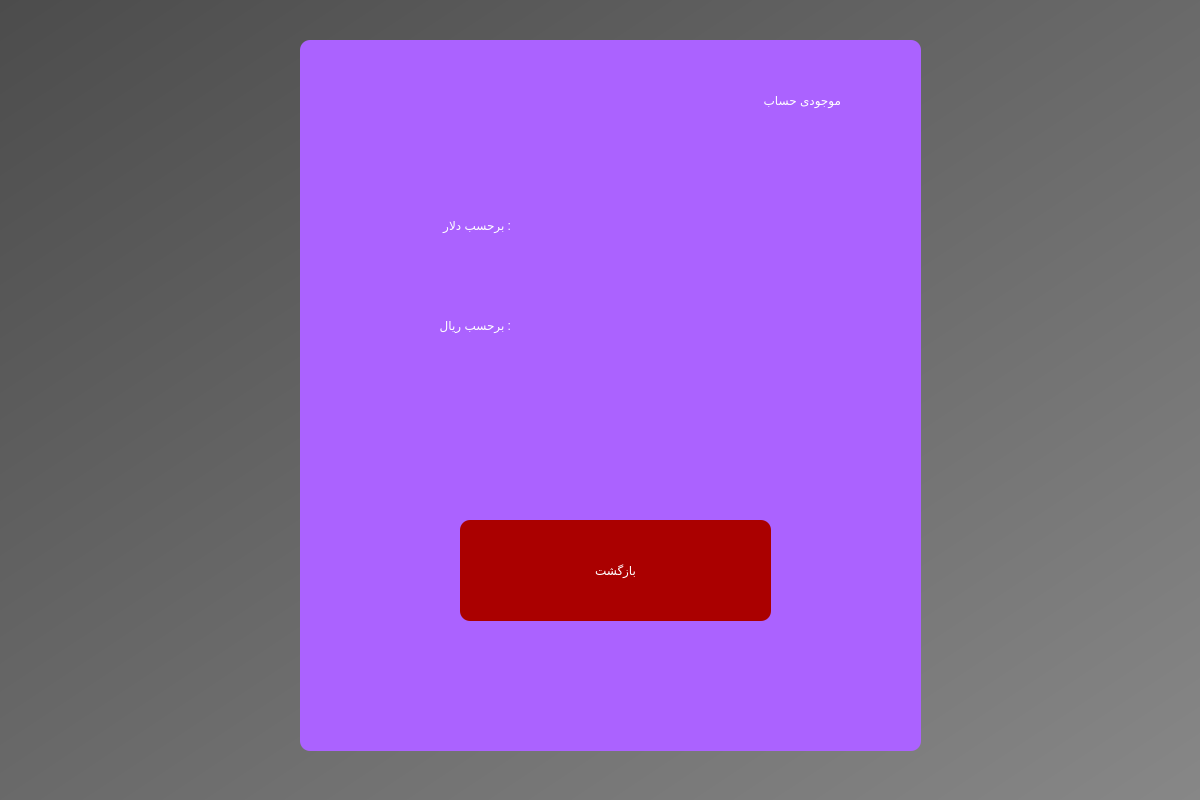
<?xml version="1.0" encoding="UTF-8"?>
<ui version="4.0">
 <class>Dialog</class>
 <widget class="QDialog" name="Dialog">
  <property name="geometry">
   <rect>
    <x>0</x>
    <y>0</y>
    <width>1200</width>
    <height>800</height>
   </rect>
  </property>
  <property name="windowTitle">
   <string>Dialog</string>
  </property>
  <widget class="QWidget" name="bgwidget" native="true">
   <property name="geometry">
    <rect>
     <x>0</x>
     <y>0</y>
     <width>1200</width>
     <height>800</height>
    </rect>
   </property>
   <property name="styleSheet">
    <string notr="true">QWidget#bgwidget{
background-color:qlineargradient(spread:pad, x1:0, y1:0, x2:1, y2:1, stop:0 rgba(76, 76, 76, 255), stop:1 rgba(135, 135, 135, 255))
}</string>
   </property>
   <widget class="QWidget" name="widget" native="true">
    <property name="geometry">
     <rect>
      <x>300</x>
      <y>40</y>
      <width>621</width>
      <height>711</height>
     </rect>
    </property>
    <property name="styleSheet">
     <string notr="true">QWidget#widget{
background-color:rgb(171, 98, 255);
border-radius:10px;
text-shadow: 0 0 3px #FF0000, 0 0 5px #0000FF
}</string>
    </property>
    <widget class="QLabel" name="label">
     <property name="geometry">
      <rect>
       <x>110</x>
       <y>20</y>
       <width>431</width>
       <height>81</height>
      </rect>
     </property>
     <property name="styleSheet">
      <string notr="true">font: 700 50pt &quot;Vazir&quot;;
color: rgb(255, 255, 255);</string>
     </property>
     <property name="text">
      <string>موجودی حساب</string>
     </property>
    </widget>
    <widget class="QLabel" name="dollar_label">
     <property name="geometry">
      <rect>
       <x>220</x>
       <y>160</y>
       <width>401</width>
       <height>61</height>
      </rect>
     </property>
     <property name="styleSheet">
      <string notr="true">font: 700 36pt &quot;Vazir&quot;;
color: rgb(39, 39, 39)</string>
     </property>
     <property name="text">
      <string/>
     </property>
    </widget>
    <widget class="QLabel" name="label_3">
     <property name="geometry">
      <rect>
       <x>-20</x>
       <y>160</y>
       <width>231</width>
       <height>51</height>
      </rect>
     </property>
     <property name="styleSheet">
      <string notr="true">font: 700 25pt &quot;Vazir&quot;;
color: rgb(255, 255, 255);</string>
     </property>
     <property name="text">
      <string>: برحسب دلار</string>
     </property>
    </widget>
    <widget class="QLabel" name="label_4">
     <property name="geometry">
      <rect>
       <x>-20</x>
       <y>260</y>
       <width>231</width>
       <height>51</height>
      </rect>
     </property>
     <property name="styleSheet">
      <string notr="true">font: 700 25pt &quot;Vazir&quot;;
color: rgb(255, 255, 255);</string>
     </property>
     <property name="text">
      <string>: برحسب ریال</string>
     </property>
    </widget>
    <widget class="QLabel" name="rial_label">
     <property name="geometry">
      <rect>
       <x>220</x>
       <y>260</y>
       <width>401</width>
       <height>61</height>
      </rect>
     </property>
     <property name="styleSheet">
      <string notr="true">font: 700 36pt &quot;Vazir&quot;;
color: rgb(39, 39, 39)</string>
     </property>
     <property name="text">
      <string/>
     </property>
    </widget>
    <widget class="QPushButton" name="return_balance">
     <property name="geometry">
      <rect>
       <x>160</x>
       <y>480</y>
       <width>311</width>
       <height>101</height>
      </rect>
     </property>
     <property name="styleSheet">
      <string notr="true">border-radius:10px;
background-color:rgb(170, 0, 0);
font: 700 26pt &quot;Vazir&quot;;
color:white</string>
     </property>
     <property name="text">
      <string>بازگشت</string>
     </property>
    </widget>
   </widget>
  </widget>
 </widget>
 <resources/>
 <connections/>
</ui>
